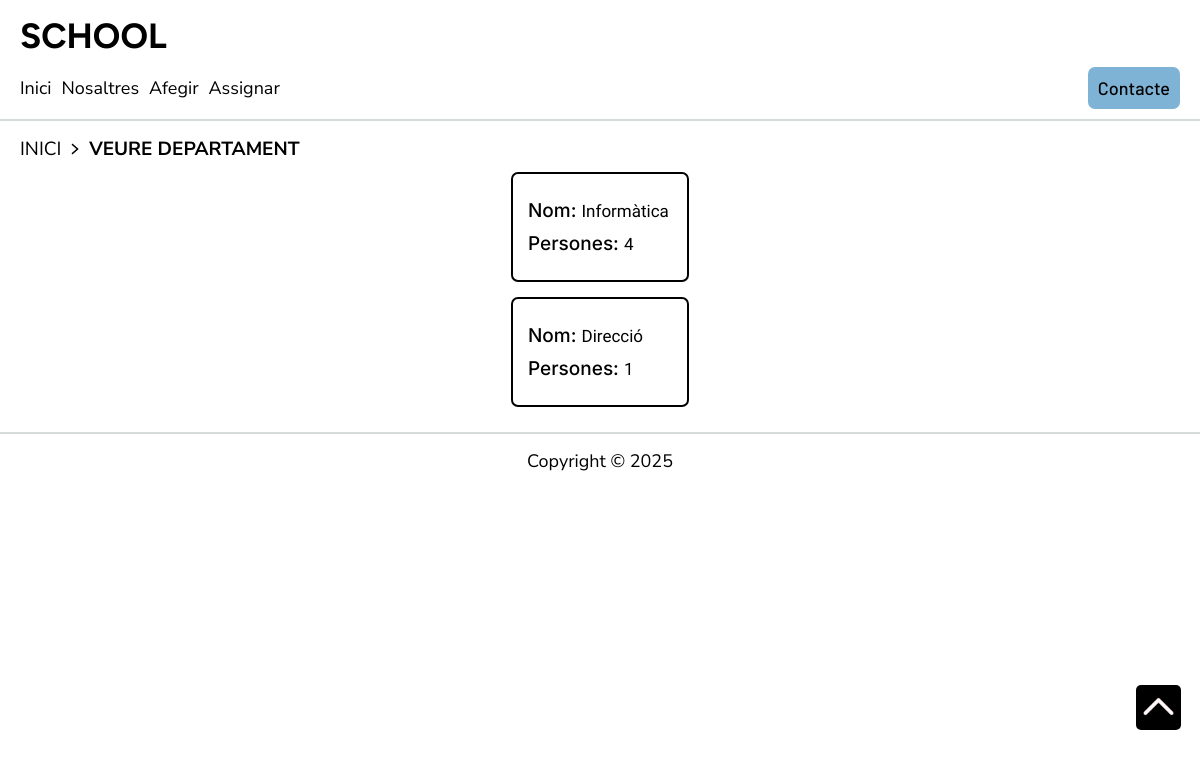
/veuredepartament, run on an earlier commit of the app's database.
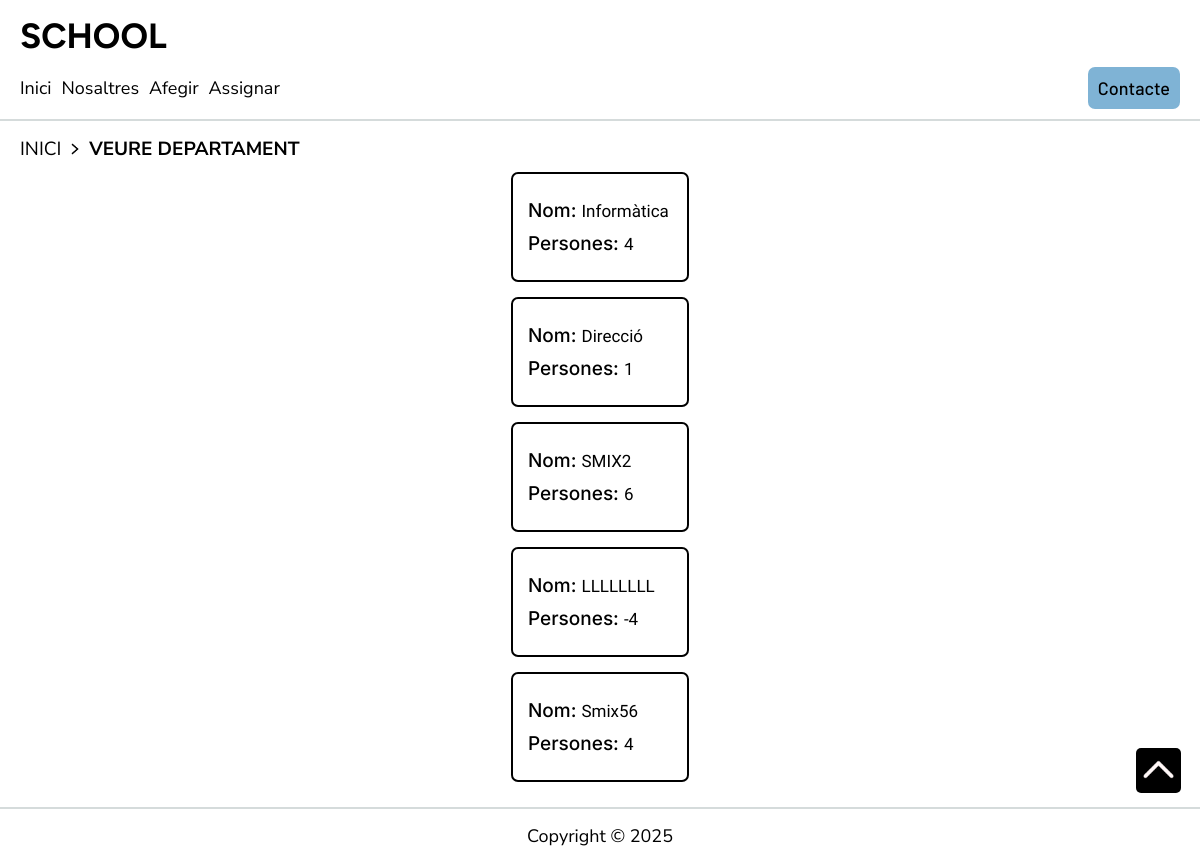
And on a later commit of the database.
### tables this page shows
CREATE TABLE `department` (
  `id` int(11) NOT NULL AUTO_INCREMENT,
  `name` varchar(100) NOT NULL,
  `people` varchar(100) NOT NULL,
  PRIMARY KEY (`id`)
);

### src/helper.php (called while the page is built, shortened)
<?php
function view(string $template,array $data=null){
    require VIEWS.'/'.$template.'.view.php';
    return  ob_get_clean();
}

### index.php (called while the page is built, shortened)
<?php
require __DIR__ .'/bootstrap.php';
$router->dispatch(new Request());

### src/School/Services/DepartamentServices.php (called while the page is built, shortened)
<?php
class DepartamentServices{
    private DepartamentRepository $DepartamentRepository;
    function __construct(\PDO $db, DepartamentRepository $DepartamentRepository){
        $this->DepartamentRepository = $DepartamentRepository;
    }
    function show(){
        return $this->DepartamentRepository->show();
    }
}

### src/Infrastructure/Persistence/DepartamentRepository.php (called while the page is built, shortened)
<?php
class DepartamentRepository implements IDepartmentRepository{
    private \PDO $db;
    function __construct(\PDO $db) {
        $this->db = $db;
    }
    function show(){
        $alldepartment = [];
        $sql = $this->db->prepare("SELECT * FROM department");
        $sql->execute();
        while($fila = $sql->fetch(\PDO::FETCH_ASSOC)){
            $department = new Department($fila['name'], $fila['people']);
            $department->setId($fila['id']);
            $alldepartment[] = $department;
        }
        return $alldepartment;
    }
}

### src/School/Checks/Check.php (called while the page is built, shortened)
<?php
class Check {
    public static function isNull($s): bool {
        return $s == null ? true : false;
    }
    public static function minLenght(string $s, int $lenght): int {
        return strlen(trim($s)) >= $lenght ? 0 : -3;
    }
}

### src/School/Entities/Department.php (called while the page is built, shortened)
<?php
class Department{
    protected string $name;
    protected string $people;
    public function __construct(string $name, string $people){
        $message = "";
    }
    public function setId(?int $id): int{
        return 0;
    }
    public function getPeople(): string{
        return $this->people;
    }
    public function setPeople(string $people): int{
        $this->people = $people;
        return 0;
    }
    public function getName(): string{
        return $this->name;
    }
    public function setName(string $name): int{
        $this->name = $name;
        return 0;
    }
}

### src/Views/veuredepartament.view.php (the view, shortened to what this page needs)
<!DOCTYPE html>
<html lang="es">
<head>
    <link rel="stylesheet" href="css/veurecamps/departament/veurecamps.css">
</head>
<body>
    <?php include 'parts/nav/nav.view.php'?>
    <article class="localitzacio">
        <a id="localitzacio__enlac" href="/index">
            <p id="localitzacio__text">INICI</p>
        </a>
        <img id="localitzacio__img" src="img/fletxes/fletxadreta.png" alt="fletxadreta">
        <a id="localitzacio__enlac" href="/veuredepartament">
            <p id="localitzacio__text--ubi">VEURE DEPARTAMENT</p>
        </a>
    </article>
    <section>
        <?php foreach($departments as $department) { ?>
            <div id="box">
                <div id="capsa">
                    <div id="capsa__individual">
                        <h1 id="capsa__titol">Nom:</h1>
                        <p id="capsa__desc"><?php echo $department->getName() ?></p>
                    </div>
                    <div id="capsa__individual">
                        <h1 id="capsa__titol">Persones:</h1>
                        <p id="capsa__desc"><?php echo $department->getPeople() ?></p>
                    </div>
                </div>
            </div>
        <?php } ?>
    </section>
    <?php include 'parts/fletxadalt/fletxadalt.view.php'?>
    <?php include 'parts/footer/footer.view.php'?>
</body>
</html>

What changed in the data, as far as the page shows it:
added department: name "SMIX2", people "6"
added department: name "LLLLLLLL", people "-4"
added department: name "Smix56", people "4"
